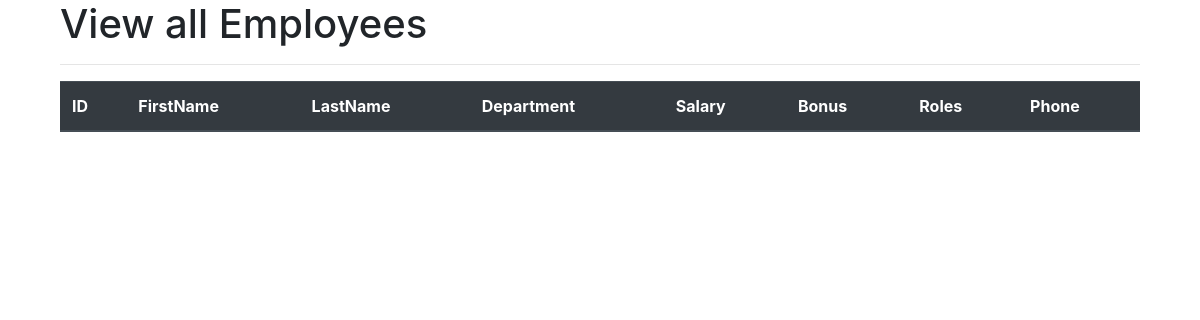
The app's page /view_emp, older data.
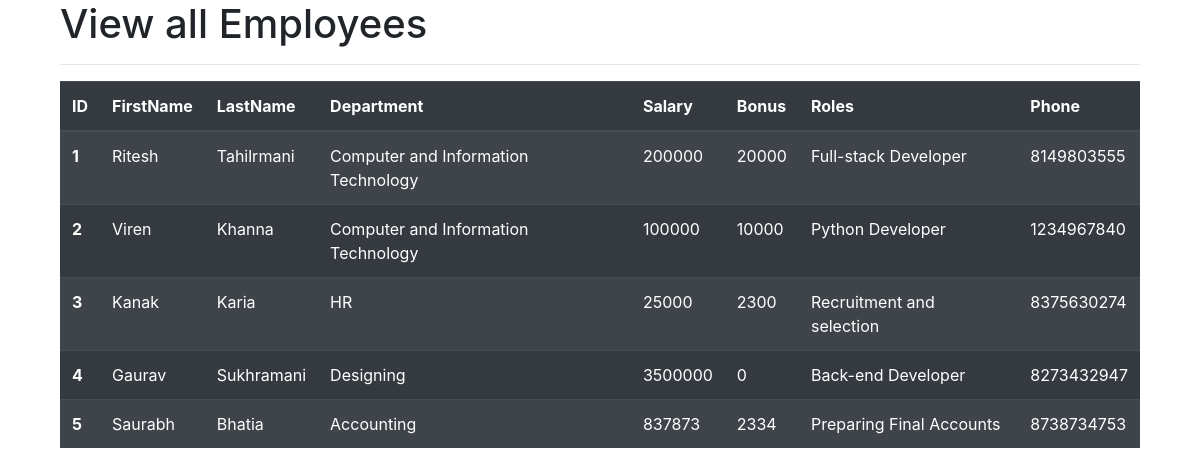
The same page, newer data.
### emp_app/models.py (models this page shows, shortened)
class Employee(models.Model):
    firstName=models.CharField(max_length=50,null=False)
    lastName=models.CharField(max_length=50)
    dept=models.ForeignKey(Department,on_delete=models.CASCADE)
    salary=models.IntegerField(default=0)
    bonus=models.IntegerField(default=0)
    role=models.ForeignKey(Role,on_delete=models.CASCADE)
    phone=models.IntegerField(default=0)

class Department(models.Model):
    name=models.CharField(max_length=100,null=False)

class Role(models.Model):
    name=models.CharField(max_length=100,null=False)

### emp_app/views.py (the view)
# urls.py: path('view_emp', views.view_emp, name="view_emp"),
def view_emp(request):
    emp=Employee.objects.all()
    params={
        'emps':emp
    }
    return render(request, 'view_emp.html',params)

### emp_app/templates/view_emp.html (shortened to what this page needs)
<!doctype html>
<html lang="en">
  <head>
    <link rel="stylesheet" href="https://cdn.jsdelivr.net/npm/bootstrap@4.6.2/dist/css/bootstrap.min.css">
  </head>
  <body>
  <div class="container">
   <!doctype html>
<html lang="en">
  <head>
    <link rel="stylesheet" href="https://cdn.jsdelivr.net/npm/bootstrap@4.6.2/dist/css/bootstrap.min.css">
  </head>
  <body>
  <div class="container">
      <h1>View all Employees</h1>
    <hr>
    <table class="table table-striped table-dark">
  <thead>
    <tr>
        <th scope="col">ID</th>
        <th scope="col">FirstName</th>
        <th scope="col">LastName</th>
        <th scope="col">Department</th>
        <th scope="col">Salary</th>
        <th scope="col">Bonus</th>
        <th scope="col">Roles</th>
        <th scope="col">Phone</th>
    </tr>
  </thead>
  <tbody>
  {% for emp in emps %}
    <tr>
        <th scope="row">{{emp.id}}</th>
        <td>{{emp.firstName}}</td>
        <td>{{emp.lastName}}</td>
        <td>{{emp.dept.name}}</td>
        <td>{{emp.salary}}</td>
        <td>{{emp.bonus}}</td>
        <td>{{emp.role.name}}</td>
        <td>{{emp.phone}}</td>
    </tr>
  {% endfor %}
  </tbody>
</table>
  </div>
  </body>
</html>
  </div>
  </body>
</html>

Row changes from the older to the newer data that the page shows:
added Employee: id "1", firstName "Ritesh", lastName "Tahilrmani", dept.name "Computer and Information Technology", salary "200000", bonus "20000", role.name "Full-stack Developer", phone "8149803555"
added Employee: id "2", firstName "Viren", lastName "Khanna", dept.name "Computer and Information Technology", salary "100000", bonus "10000", role.name "Python Developer", phone "1234967840"
added Employee: id "3", firstName "Kanak", lastName "Karia", dept.name "HR", salary "25000", bonus "2300", role.name "Recruitment and selection", phone "8375630274"
added Employee: id "4", firstName "Gaurav", lastName "Sukhramani", dept.name "Designing", salary "3500000", bonus "0", role.name "Back-end Developer", phone "8273432947"
added Employee: id "5", firstName "Saurabh", lastName "Bhatia", dept.name "Accounting", salary "837873", bonus "2334", role.name "Preparing Final Accounts", phone "8738734753"
